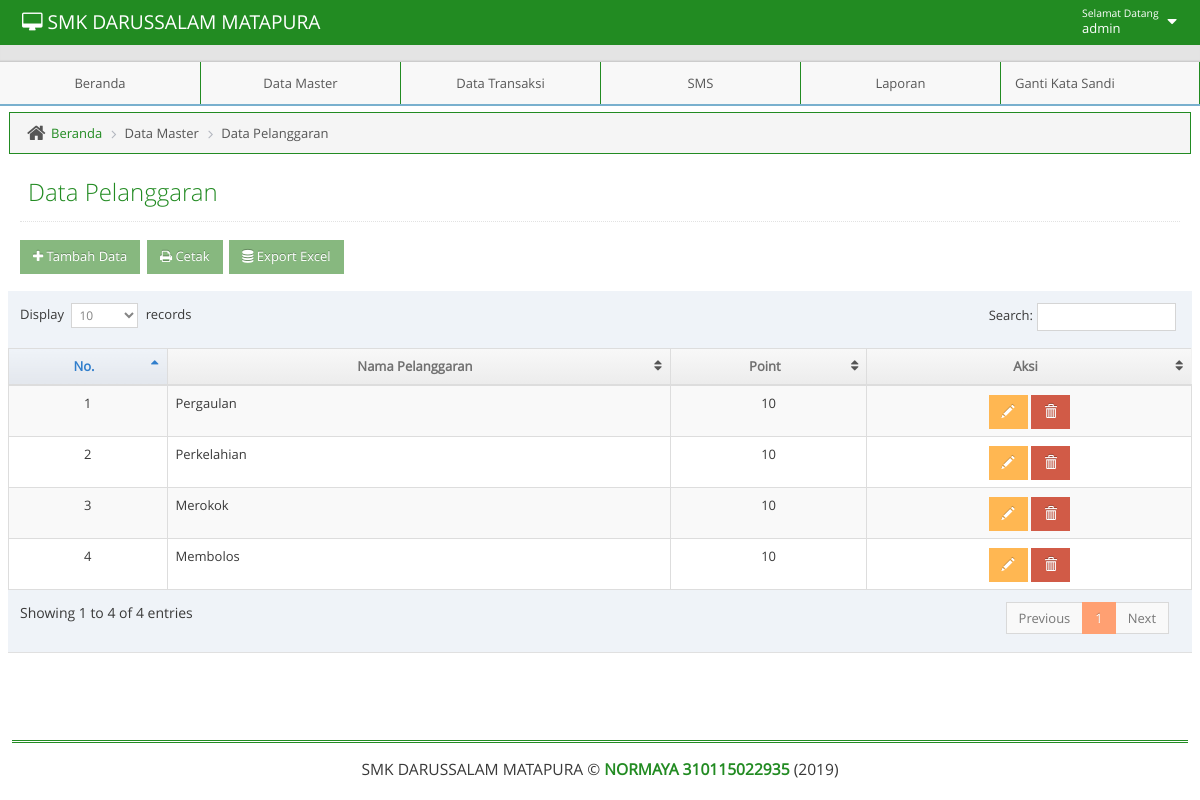
The page /admin/adminmainapp.php?unit=m_pelanggaran&act=datagrid (signed in) on the database its author committed.
### tables this page shows
CREATE TABLE IF NOT EXISTS `t_pelanggaran` (
  `kd_pel` int(11) NOT NULL AUTO_INCREMENT,
  `nama_pel` varchar(50) NOT NULL,
  `poin` varchar(3) NOT NULL,
  PRIMARY KEY (`kd_pel`)
);

### admin/unit/m_pelanggaran.php (the view, shortened to what this page needs)
<?php
$act = $_GET['act'];
switch($act){
    case "datagrid":
        ?>
<?php
include("../admin/leftbar.php");
?>
<div class="main-content">
    <div class="main-content-inner">
	<div class="breadcrumbs ace-save-state" id="breadcrumbs">
            <ul class="breadcrumb">
                <li>
                    <i class="ace-icon fa fa-home home-icon"></i>
                    <a href="adminmainapp.php?unit=dashboard">Beranda</a>
                </li>
                <li>Data Master</li>
		<li>Data Pelanggaran</li>
            </ul>
	</div>
        <div class="page-content">
            <div class="page-header">
                <h1>Data Pelanggaran
                </h1>
            </div>
            <h1>
                    <a href="?unit=m_pelanggaran&act=input">
                        <button class="btn btn-sm btn-success"><i class="fa fa-plus"></i> Tambah Data</button>
                    </a>
                    <a href="?unit=ml_pelanggaran" target="_blank">
                        <button class="btn btn-sm btn-success"><i class="fa fa-print"></i> Cetak</button>
                    </a>
					<a href="unit/mxp_pelanggaran.php">
                        <button class="btn btn-sm btn-success"><i class="fa fa-database"></i> Export Excel</button>
                    </a>
                </h1>
            <div class="row">
                <div class="col-xs-12">
                    <div class="row">
                        <div class="box box-primary">
                            <div class="box-body table-responsive padding">
                              <table id="datatable" class="table table-striped table-bordered table-hover">
                                <thead>
                                    <tr>
                                        <th style="text-align: center">No.</th>
                                        <th style="text-align: center">Nama Pelanggaran</th>
                                        <th style="text-align: center">Point</th>
                                        <th style="text-align: center">Aksi</th>
                                    </tr>
                                </thead>
                                <tbody>
                                    <?php $no=1;
                                    $qdatagrid =" SELECT * FROM t_pelanggaran";
                                    $rdatagrid = mysqli_query($mysqli, $qdatagrid);
                                    while($ddatagrid=mysqli_fetch_assoc($rdatagrid)) {
										 echo "
                                        <tr>
                                             <td style= text-align:center>$no</td>
                                             <td style= text-align:left  >$ddatagrid[nama_pel]</td>
                                             <td style= text-align:center  >$ddatagrid[poin]</td>
                                             <td style=text-align:center>
                                                 <a href=?unit=m_pelanggaran&act=update&kd_pel=$ddatagrid[kd_pel] class='btn btn-sm btn-warning glyphicon glyphicon-pencil' ></a>
                                                 <a href=?unit=m_pelanggaran&act=delete&kd_pel=$ddatagrid[kd_pel] class='btn btn-sm btn-danger glyphicon glyphicon-trash' onclick='return confirm(\"Yakin Akan Menghapus Data?\")'></a>
                                             </td>
                                        </tr>
                                        ";
                                        $no++;
                                     }
                                     ?>
                                </tbody>
                                </table>
                            </div>
                        </div>
                    </div>
                </div>
            </div>
        </div>
    </div>
</div>
<?php
include("../admin/footer.php");
?>
	</body>
</html>
 <?php
        break;
            ?>
 <?php
}

### admin/navbar.php (shortened to what this page needs)
<body class="no-skin">
        <?php
         $qupdate = "SELECT * FROM  t_admin WHERE username = '".$_SESSION['username']."'";
        $rupdate = mysqli_query($mysqli, $qupdate);
        $dupdate = mysqli_fetch_assoc($rupdate);
        ?>
        <div id="navbar" class="navbar navbar-default ace-save-state">
            <div class="navbar-container ace-save-state" id="navbar-container">
            <div class="navbar-header pull-left">
                <a href="adminmainapp.php?unit=dashboard" class="navbar-brand"><small><i class="fa fa-desktop"></i>  SMK DARUSSALAM MATAPURA </small></a>
            </div>
            <div class="navbar-buttons navbar-header pull-right" role="navigation">
              <ul class="nav ace-nav">
                <li class="light-blue dropdown-modal">
                  <a data-toggle="dropdown" href="#" class="dropdown-toggle">
                    <span class="user-info"><small>Selamat Datang</small>  <?php echo $dupdate['username']; ?></span>
                    <i class="ace-icon fa fa-caret-down"></i>
                  </a>
                </li>
              </ul>
            </div>
        </div>
    </div>

### css/tentang/style.css (style rules this page uses)
html { font-family:sans-serif; -ms-text-size-adjust:100%; -webkit-text-size-adjust:100% }
body { margin:0 }
a { background-color:transparent }
h1 { font-size:2em; margin:.67em 0 }
small { font-size:80% }
button,input,optgroup,select,textarea { color:inherit; font:inherit; margin:0 }
button { overflow:visible }
button,select { text-transform:none }
button,html input[type=button],input[type=reset],input[type=submit] { -webkit-appearance:button; cursor:pointer }
table { border-collapse:collapse; border-spacing:0 }
td,th { padding:0 }
.border-box,article,body,code,dd,div,dl,dt,fieldset,footer,form,header,html,input[type=email],input[type=password],input[type=tel],input[type=text],input[type=url],li,main,ol,p,pre,section,textarea,ul { box-sizing:border-box }

### rows shown on the page
t_pelanggaran: nama_pel "Pergaulan", poin "10"
t_pelanggaran: nama_pel "Perkelahian", poin "10"
t_pelanggaran: nama_pel "Merokok", poin "10"
t_pelanggaran: nama_pel "Membolos", poin "10"

### other values the page prints
$dupdate['username'] "admin"
